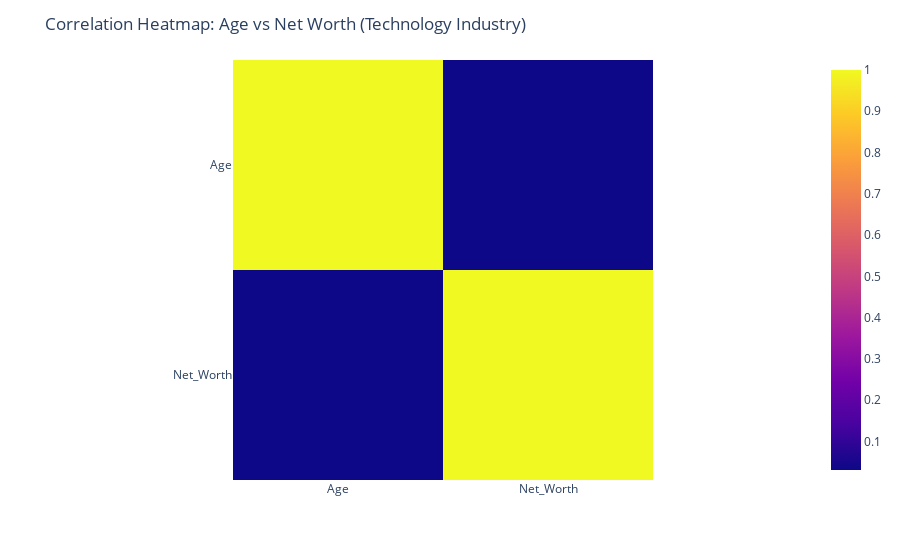

The code cell stored with this chart in its notebook:
### Markdown cell above
# Q13: Create a Heatmap that shows the correlation between age and net worth for billionaires in the technology industry?

### Code cell
# boolean mask 'Income Source' to Technology
tech = df[df['Income Source'] == 'Technology']

# take 'Age' and 'Net_Worth' column
subset = tech[['Age', 'Net_Worth']]

# correlation
corr_matrix = subset.corr()

# heat map
fig = px.imshow(corr_matrix)

fig.update_layout(title="Correlation Heatmap: Age vs Net Worth (Technology Industry)")

iplot(fig)

### Figure 1 — Plotly figure (JSON) as saved in the notebook; plotly's stock layout.template omitted (floating-point values rounded to 4 significant figures)
{"data": [{"coloraxis": "coloraxis", "hovertemplate": "x: %{x}<br>y: %{y}<br>color: %{z}<extra></extra>", "name": "0", "type": "heatmap", "x": ["Age", "Net_Worth"], "xaxis": "x", "y": ["Age", "Net_Worth"], "yaxis": "y", "z": [[1.0, 0.03065], [0.03065, 1.0]]}], "layout": {"coloraxis": {"colorscale": [[0.0, "#0d0887"], [0.1111, "#46039f"], [0.2222, "#7201a8"], [0.3333, "#9c179e"], [0.4444, "#bd3786"], [0.5556, "#d8576b"], [0.6667, "#ed7953"], [0.7778, "#fb9f3a"], [0.8889, "#fdca26"], [1.0, "#f0f921"]]}, "margin": {"t": 60}, "title": {"text": "Correlation Heatmap: Age vs Net Worth (Technology Industry)"}, "xaxis": {"anchor": "y", "constrain": "domain", "domain": [0.0, 1.0], "scaleanchor": "y"}, "yaxis": {"anchor": "x", "autorange": "reversed", "constrain": "domain", "domain": [0.0, 1.0]}}}
